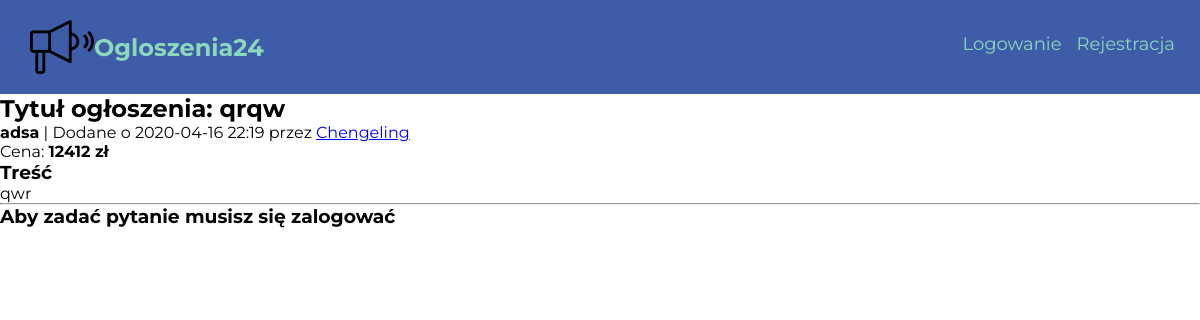
Screenshot of /ogloszenie/4/ with the database file from the repository.
### Ogloszenia24/models.py (models this page shows, shortened)
class Advert(db.Model):
    __searchable__ = ['title']
    id = db.Column(db.Integer, primary_key=True)
    date = db.Column(db.DateTime, nullable=False, default = datetime.utcnow)
    title = db.Column(db.String(100), nullable=False)
    content = db.Column(db.Text, nullable = False)
    user_id = db.Column(db.Integer, db.ForeignKey('user.id'), nullable=False)
    category = db.Column(db.String(50), nullable=False)
    price = db.Column(db.Integer)
    city = db.Column(db.String(), nullable=False)

class User(db.Model, UserMixin):
    id = db.Column(db.Integer, primary_key = True)
    username = db.Column(db.String(20), unique=True, nullable=False)
    password = db.Column(db.String(30), nullable=False)
    email = db.Column(db.String(100), nullable=False, unique=True)
    adverts = db.relationship('Advert', backref='autor', lazy=True)
    messages_sent = db.relationship('Message',foreign_keys='Message.sender_id', backref='author', lazy='dynamic')
    messages_received = db.relationship('Message',foreign_keys='Message.recipient_id', backref='recipient', lazy='dynamic')
    telephone = db.Column(db.String(15))

### Ogloszenia24/views.py (the view)
@app.route("/ogloszenie/<int:advert_id>/", methods=['POST', 'GET'])
def show_advert(advert_id):
    form = MessageForm()
    advert = Advert.query.get_or_404(advert_id)
    if form.validate_on_submit():
        message = Message(title = form.title.data, body = form.message.data, sender_id = current_user.id, recipient_id = advert.user_id)
        db.session.add(message)
        db.session.commit()
        flash("Pomyślnie wysłano wiadomość")
        return redirect(url_for('home'))
    return render_template('show_ad.html',title = advert.title, form = form, advert=advert)

### Ogloszenia24/templates/show_ad.html
{% extends "layout.html" %}
{% block content %}
<div class="ad-info">
    <h2> Tytuł ogłoszenia: {{ advert.title }}</h2>
    <p><strong>{{advert.city }}</strong> |  Dodane o {{ advert.date.strftime('%Y-%m-%d %H:%M') }} przez <a href="{{ url_for('account') }}">{{ advert.autor.username }}</a></p>
    <p>Cena: <strong>{{ advert.price }} zł </strong></p>
    <h3>Treść</h3>
    <p>{{ advert.content }}</p>
    <hr>
    {% if current_user.is_authenticated and current_user.username != advert.autor.username%}
      <div class="message-form">
        <h3>Masz pytanie?</h3>
        <form action="" method='POST'>
          {{ form.hidden_tag() }}
          <div class="form-group">
            {{ form.title.label }}
            {{ form.title }}
            {% if form.title.errors %}
              <ul class="errors">
                {% for error in form.title.errors %}
                  <li>{{ error }}</li>
                {% endfor %}
              </ul>
            {% endif %}
          </div>
          <div class="form-group">
            {{ form.message.label }}
            {{ form.message(rows='10', cols='40') }}
            {% if form.message.errors %}
              <ul class="errors">
                {% for error in form.content.errors %}
                <li>{{ error }}</li>
                {% endfor %}
              </ul>
            {% endif %}
          </div>
          {{ form.submit }}
        </form>
      </div>
    {% elif current_user.username == advert.autor.username %}
    {% else %}
      <h3>Aby zadać pytanie musisz się zalogować</h3>
    {% endif %}
</div>
{% endblock %}

### Ogloszenia24/static/style.css (style rules this page uses)
* { margin: 0; padding: 0; box-sizing: border-box; font-family: 'Montserrat', sans-serif; }
:root { --primary-color: #3e5ca8; --secondary-color: #8BD8BD; --orange-color: rgb(255, 113, 18); }

### rows the page displays
Advert: title "qrqw", city "adsa", date "2020-04-16 22:19", price "12412", content "qwr"
User: autor.username "Chengeling"
